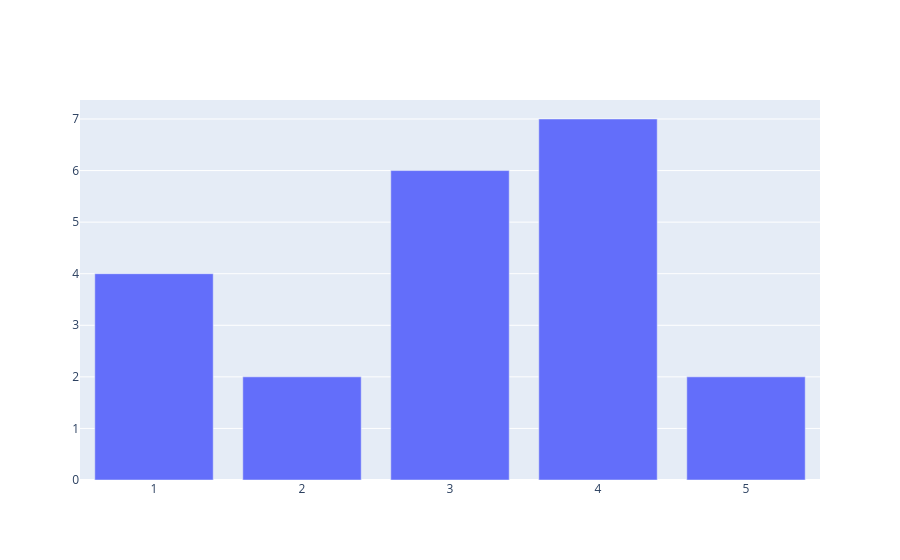

Here is the notebook cell this chart was saved with:
### Code cell
fig = go.Figure()
fig.add_trace(go.Bar(x=[1,2,3,4,5],y=[4,2,6,7,2]))

### Figure 1 — Plotly figure (JSON) as saved in the notebook; plotly's stock layout.template omitted (floating-point values rounded to 4 significant figures)
{"data": [{"type": "bar", "x": [1, 2, 3, 4, 5], "y": [4, 2, 6, 7, 2]}], "layout": {}}
